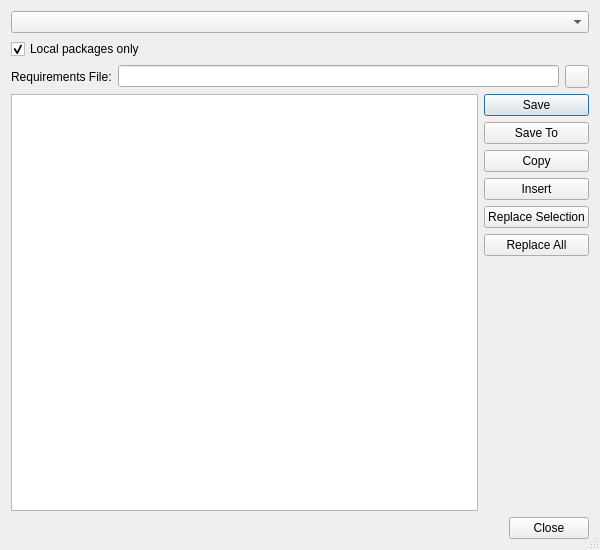
<?xml version="1.0" encoding="UTF-8"?>
<ui version="4.0">
 <class>PipFreezeDialog</class>
 <widget class="QDialog" name="PipFreezeDialog">
  <property name="geometry">
   <rect>
    <x>0</x>
    <y>0</y>
    <width>600</width>
    <height>550</height>
   </rect>
  </property>
  <property name="windowTitle">
   <string>Generate Requirements</string>
  </property>
  <property name="toolTip">
   <string>Replace the current selection with the requirements text</string>
  </property>
  <property name="sizeGripEnabled">
   <bool>true</bool>
  </property>
  <layout class="QVBoxLayout" name="verticalLayout">
   <item>
    <widget class="QComboBox" name="pipComboBox">
     <property name="toolTip">
      <string>Select the pip command to use</string>
     </property>
    </widget>
   </item>
   <item>
    <widget class="QCheckBox" name="localCheckBox">
     <property name="toolTip">
      <string>Select to show requirements for locally-installed packages only</string>
     </property>
     <property name="text">
      <string>Local packages only</string>
     </property>
     <property name="checked">
      <bool>true</bool>
     </property>
    </widget>
   </item>
   <item>
    <layout class="QHBoxLayout" name="horizontalLayout">
     <item>
      <widget class="QLabel" name="label">
       <property name="text">
        <string>Requirements File:</string>
       </property>
      </widget>
     </item>
     <item>
      <widget class="QLineEdit" name="requirementsFileEdit">
       <property name="toolTip">
        <string>Enter the path of a requirements file</string>
       </property>
      </widget>
     </item>
     <item>
      <widget class="QToolButton" name="fileButton">
       <property name="toolTip">
        <string>Select the requirements file through a file selection dialog</string>
       </property>
       <property name="text">
        <string notr="true"/>
       </property>
      </widget>
     </item>
    </layout>
   </item>
   <item>
    <layout class="QGridLayout" name="gridLayout">
     <item row="0" column="0" rowspan="7">
      <widget class="QPlainTextEdit" name="requirementsEdit">
       <property name="tabChangesFocus">
        <bool>true</bool>
       </property>
      </widget>
     </item>
     <item row="0" column="1">
      <widget class="QPushButton" name="saveButton">
       <property name="toolTip">
        <string>Press to save to the requirements file</string>
       </property>
       <property name="text">
        <string>Save</string>
       </property>
      </widget>
     </item>
     <item row="1" column="1">
      <widget class="QPushButton" name="saveToButton">
       <property name="toolTip">
        <string>Save to a new file</string>
       </property>
       <property name="text">
        <string>Save To</string>
       </property>
      </widget>
     </item>
     <item row="2" column="1">
      <widget class="QPushButton" name="copyButton">
       <property name="toolTip">
        <string>Copy the requirements text to the clipboard</string>
       </property>
       <property name="text">
        <string>Copy</string>
       </property>
      </widget>
     </item>
     <item row="3" column="1">
      <widget class="QPushButton" name="insertButton">
       <property name="toolTip">
        <string>Insert the requirements text at the cursor position</string>
       </property>
       <property name="text">
        <string>Insert</string>
       </property>
      </widget>
     </item>
     <item row="4" column="1">
      <widget class="QPushButton" name="replaceSelectionButton">
       <property name="text">
        <string>Replace Selection</string>
       </property>
      </widget>
     </item>
     <item row="5" column="1">
      <widget class="QPushButton" name="replaceAllButton">
       <property name="toolTip">
        <string>Replace all text with the requirements text</string>
       </property>
       <property name="text">
        <string>Replace All</string>
       </property>
      </widget>
     </item>
     <item row="6" column="1">
      <spacer name="verticalSpacer">
       <property name="orientation">
        <enum>Qt::Vertical</enum>
       </property>
       <property name="sizeHint" stdset="0">
        <size>
         <width>20</width>
         <height>40</height>
        </size>
       </property>
      </spacer>
     </item>
    </layout>
   </item>
   <item>
    <widget class="QDialogButtonBox" name="buttonBox">
     <property name="orientation">
      <enum>Qt::Horizontal</enum>
     </property>
     <property name="standardButtons">
      <set>QDialogButtonBox::Close</set>
     </property>
    </widget>
   </item>
  </layout>
 </widget>
 <tabstops>
  <tabstop>pipComboBox</tabstop>
  <tabstop>localCheckBox</tabstop>
  <tabstop>requirementsFileEdit</tabstop>
  <tabstop>fileButton</tabstop>
  <tabstop>requirementsEdit</tabstop>
  <tabstop>saveButton</tabstop>
  <tabstop>saveToButton</tabstop>
  <tabstop>copyButton</tabstop>
  <tabstop>insertButton</tabstop>
  <tabstop>replaceSelectionButton</tabstop>
  <tabstop>replaceAllButton</tabstop>
 </tabstops>
 <resources/>
 <connections>
  <connection>
   <sender>buttonBox</sender>
   <signal>accepted()</signal>
   <receiver>PipFreezeDialog</receiver>
   <slot>accept()</slot>
   <hints>
    <hint type="sourcelabel">
     <x>248</x>
     <y>254</y>
    </hint>
    <hint type="destinationlabel">
     <x>157</x>
     <y>274</y>
    </hint>
   </hints>
  </connection>
  <connection>
   <sender>buttonBox</sender>
   <signal>rejected()</signal>
   <receiver>PipFreezeDialog</receiver>
   <slot>reject()</slot>
   <hints>
    <hint type="sourcelabel">
     <x>316</x>
     <y>260</y>
    </hint>
    <hint type="destinationlabel">
     <x>286</x>
     <y>274</y>
    </hint>
   </hints>
  </connection>
 </connections>
</ui>
